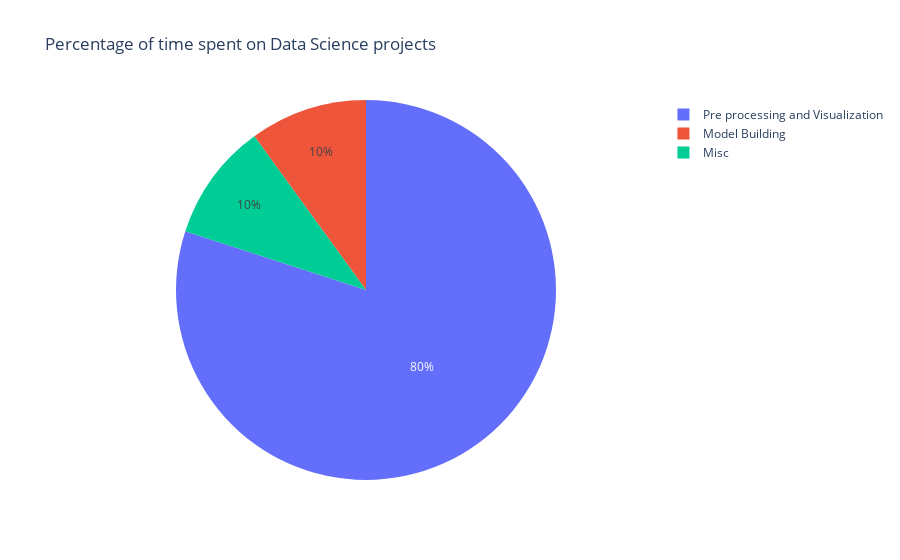

Here is the notebook cell this chart was saved with:
### Markdown cell above
- 1 Categorical variable

### Code cell
labels = ["Pre processing and Visualization", "Model Building", "Misc"]
values = [80,10,10]

trace = go.Pie(labels=labels, values=values)

layout = go.Layout(title = 'Percentage of time spent on Data Science projects')
data = [trace]
fig = go.Figure(data= data,layout=layout)
iplot(fig)

### Figure 1 — Plotly figure (JSON) as saved in the notebook; plotly's stock layout.template omitted (floating-point values rounded to 4 significant figures)
{"data": [{"labels": ["Pre processing and Visualization", "Model Building", "Misc"], "type": "pie", "values": [80, 10, 10]}], "layout": {"title": {"text": "Percentage of time spent on Data Science projects"}}}
